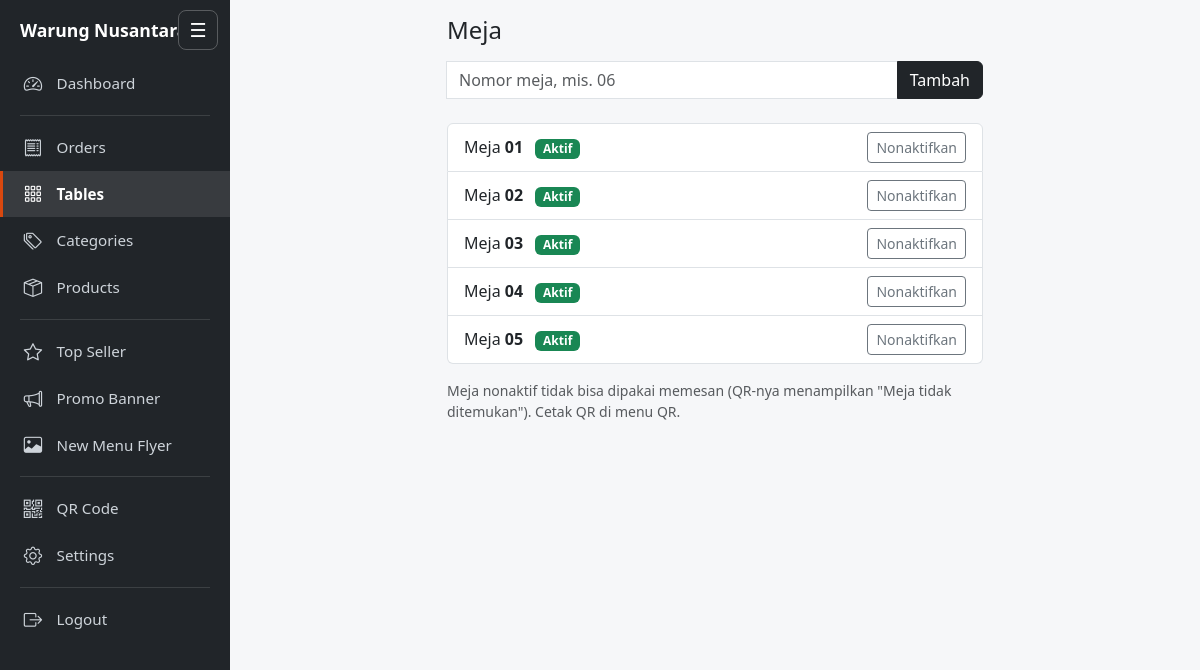
Screenshot of /admin/tables.php (signed in) with the database file from the repository.
### tables this page shows
CREATE TABLE IF NOT EXISTS tables (
  id INT UNSIGNED NOT NULL AUTO_INCREMENT PRIMARY KEY,
  table_number VARCHAR(10) NOT NULL UNIQUE,   
  is_active TINYINT(1) NOT NULL DEFAULT 1,
  created_at TIMESTAMP NOT NULL DEFAULT CURRENT_TIMESTAMP
);

### includes/functions.php (called while the page is built, shortened)
<?php
function e($value): string
{
    return htmlspecialchars((string) $value, ENT_QUOTES, 'UTF-8');
}

### admin/tables.php (the view, shortened to what this page needs)
<?php
$pdo = db();
$tables = $pdo->query('SELECT * FROM tables ORDER BY table_number')->fetchAll();
include __DIR__ . '/../includes/header.php';
?>
<div class="container py-3" style="max-width:560px">
  <h1 class="h4 mb-3">Meja</h1>
  <form method="post" class="input-group mb-4"><?= csrf_field() ?><input type="hidden" name="action" value="add">
    <input class="form-control" name="table_number" maxlength="10" placeholder="Nomor meja, mis. 06" required>
    <button class="btn btn-dark">Tambah</button></form>
  <ul class="list-group">
    <?php foreach ($tables as $t): ?>
      <li class="list-group-item d-flex justify-content-between align-items-center">
        <span>Meja <strong><?= e($t['table_number']) ?></strong>
          <span class="badge text-bg-<?= $t['is_active'] ? 'success' : 'secondary' ?> ms-2"><?= $t['is_active'] ? 'Aktif' : 'Nonaktif' ?></span></span>
        <form method="post" class="m-0"><?= csrf_field() ?><input type="hidden" name="action" value="toggle"><input type="hidden" name="id" value="<?= (int) $t['id'] ?>">
          <button class="btn btn-sm btn-outline-secondary"><?= $t['is_active'] ? 'Nonaktifkan' : 'Aktifkan' ?></button></form>
      </li>
    <?php endforeach; ?>
  </ul>
  <p class="text-muted small mt-3">Meja nonaktif tidak bisa dipakai memesan (QR-nya menampilkan "Meja tidak ditemukan"). Cetak QR di menu QR.</p>
</div>
<?php include __DIR__ . '/../includes/footer.php'; ?>

### assets/css/style.css (style rules this page uses)
:root { --brand: #212529; --accent: #d9480f; }
body { background: #f6f7f9; }

### rows the page displays
tables: table_number "01", is_active "Aktif"
tables: table_number "02", is_active "Aktif"
tables: table_number "03", is_active "Aktif"
tables: table_number "04", is_active "Aktif"
tables: table_number "05", is_active "Aktif"

### other values shown
APP_NAME "Warung…"
$n[1] "Dashboard"
$n[1] "Orders"
$n[1] "Tables"
$n[1] "Categories"
$n[1] "Products"
$n[1] "Top Seller"
$n[1] "Promo Banner"
$n[1] "New Menu Flyer"
$n[1] "QR Code"
$n[1] "Settings"
